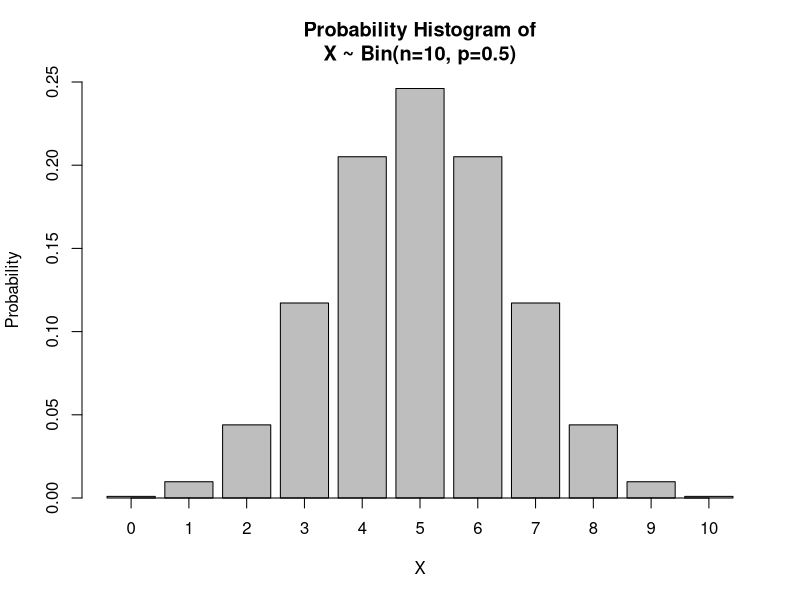
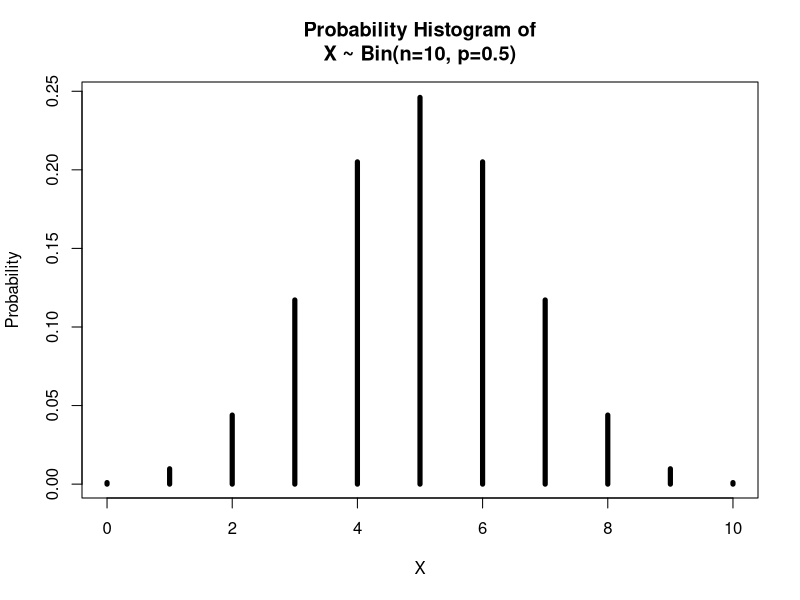
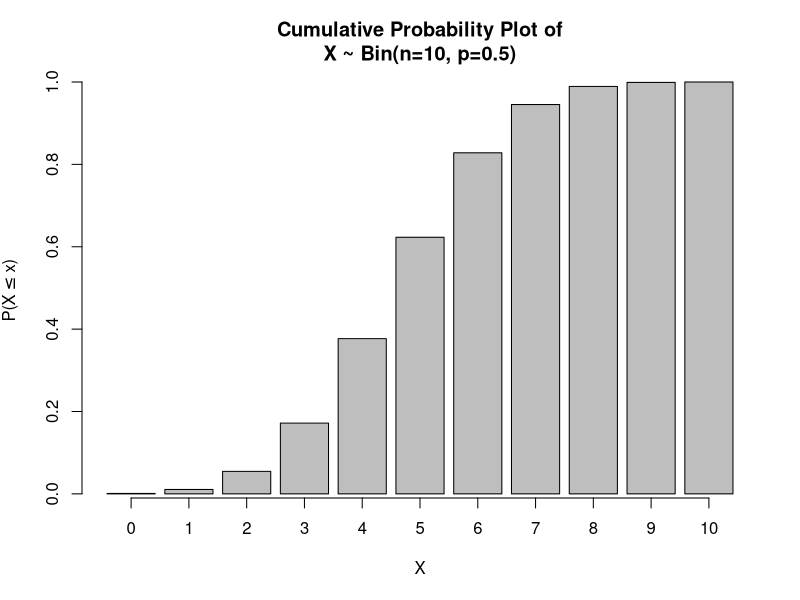
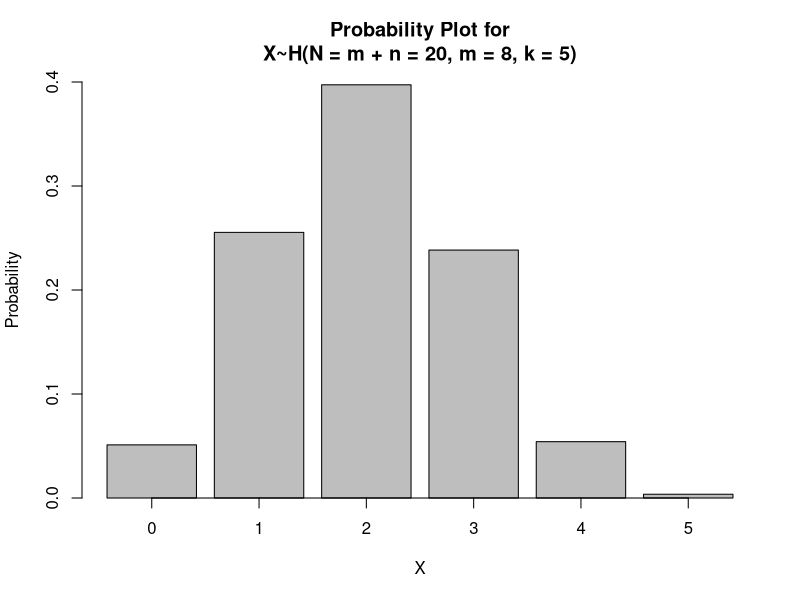
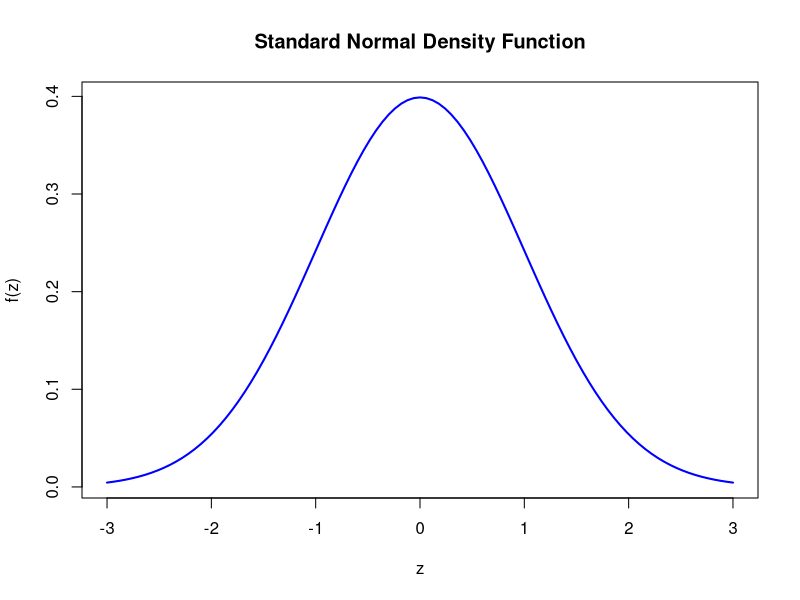
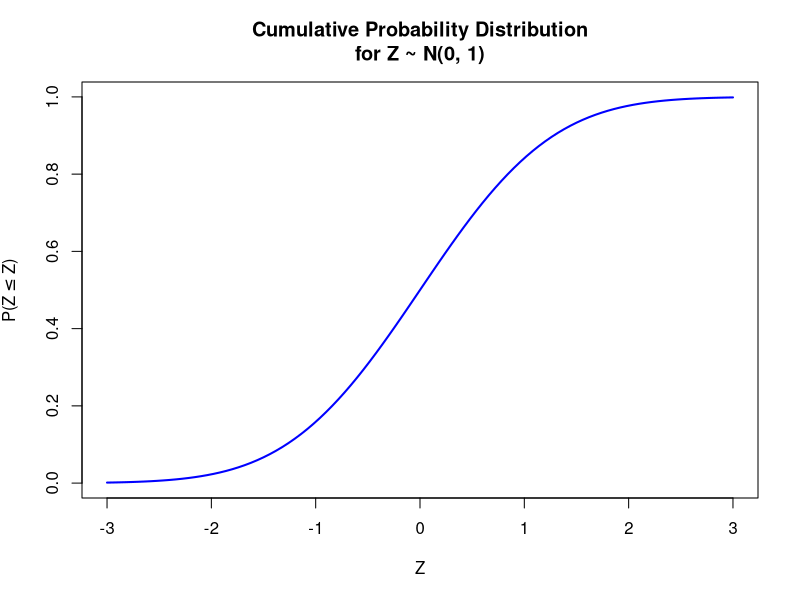
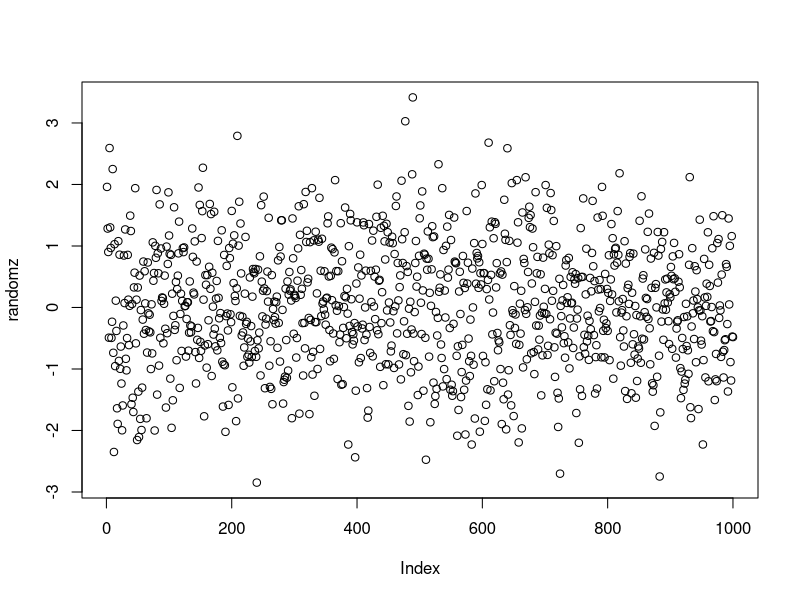
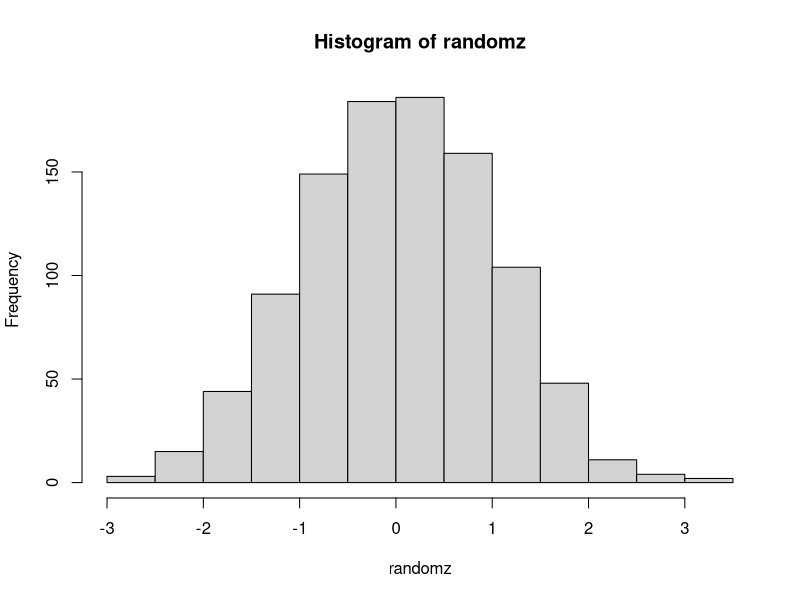

Generate these figures, in order, with R:
# Probability Distributions n' Stuff

# Binomial Distributions ----
# X ~ Bin(n=10, p=0.5)
# P(X = 4)
dbinom(x = 4, size = 10, prob = 0.5)

# P(3 < X <= 7)
b.result <- dbinom(x = 4:7, size = 10, prob = 0.5)
b.result
sum(b.result)

# Create a probability histogram of X
barplot(dbinom(0:10, size=10, prob=0.5),
        names.arg = 0:10,
        ylim = c(0, 0.25),
        axis.lty = 1,
        main = "Probability Histogram of\nX ~ Bin(n=10, p=0.5)",
        xlab = "X",
        ylab = "Probability"
        )

plot(0:10, dbinom(0:10, size=10, prob=0.5),
     type = "h",
     lwd = 5,
     main = "Probability Histogram of\nX ~ Bin(n=10, p=0.5)",
     xlab = "X",
     ylab = "Probability")

# P(X <= 4)
pbinom(q = 4, size = 10, prob = 0.5, lower.tail = TRUE)

# P(X > 4)
1 - pbinom(q = 4, size = 10, prob = 0.5, lower.tail = TRUE)
pbinom(q = 4, size = 10, prob = 0.5, lower.tail = FALSE)

# P(X < 8), which is the same as P(X <= 7)
pbinom(q = 7, size = 10, prob = 0.5, lower.tail = TRUE)

# P(2 < X < 7)
pbinom(q = 6, size = 10, prob = 0.8, lower.tail = TRUE) - pbinom(q = 2, size = 10, prob = 0.8, lower.tail = TRUE)

# Create a cumulative probability histogram of X n' stuff
barplot(pbinom(q = 0:10, size = 10, prob = 0.5, lower.tail = TRUE),
        names.arg = 0:10,
        main = "Cumulative Probability Plot of\nX ~ Bin(n=10, p=0.5)",
        xlab = "X",
        ylab = expression("P(X" <= "x)"),
        axis.lty = 1)

# Find x such that P(X <= x) = 0.05
qbinom(p = 0.05, size = 10, prob = 0.5, lower.tail = TRUE)

# Find the 80th percentile of X
qbinom(p = 0.8, size = 10, prob = 0.5, lower.tail = TRUE)

# Find IQR of X
qbinom(p = 0.75, size = 10, prob = 0.5, lower.tail = TRUE) - qbinom(p = 0.25, size = 10, prob = 0.5, lower.tail = TRUE)

# Generate random sample of size 100
set.seed(222)
rbinom(n = 100, size = 10, prob = 0.5)


# Doing some mean and stuff
n <- 10
p <- 0.5

mean.binom <- n*p
mean.binom

var.binom <- n*p*(1-p)
sd.binom <- sqrt(var.binom)
sd.binom

# Hypergeometric Stuff ----
# 20 balls, 8 white, 12 red. 5 Balls are drawn.
m <- 8
n <- 12
k <- 5

# Find probability of getting exactly 3 white balls
dhyper(x = 3, m = m, n = n, k = k)

# Find probability of getting at most 2 white balls
phyper(q = 2, m = m, n = n, k = k)

# Find probability of getting more than 3 white balls
phyper(q = 2, m = m, n = n, k = k, lower.tail = FALSE)

# Find mean and standard deviation of X
m.hyper <- k*m / (m+n) # mean
v.hyper <- k * (m / (m + n)) * (1 - m/(m+n)) * ((m+n-k)/(m+n-1)) # variance
s.hyper <- sqrt(v.hyper) # stdev

m.hyper
v.hyper
s.hyper

# Create a probability plot for X
barplot(dhyper(x = 0:5, m = m, n = n, k = k),
        main = "Probability Plot for\nX~H(N = m + n = 20, m = 8, k = 5)",
        names.arg = 0:5,
        xlab = "X",
        ylab = "Probability",
        axis.lty = 1,
        ylim = c(0, 0.4))

# Normal Distributions n' Stuff ----
# For Z ~ N(mean = 0, stdev = 1)

# Find f(z = -1)
dnorm(x = -1)

# Draw probability density curve Z from -3 to 3
curve(dnorm, from = -3, to = 3,
      main = "Standard Normal Density Function",
      xlab = "z", ylab = "f(z)",
      col = "blue", lwd = 2)

# Find P(-2 <= Z <= 1.4)
pnorm(q = 1.4) - pnorm(q = -2)

# Draw cumulative distribution function of Z
curve(pnorm, from = -3, to = 3,
      main = "Cumulative Probability Distribution\nfor Z ~ N(0, 1)",
      xlab = "Z", ylab = expression("P(Z" <= "Z)"),
      col = "blue", lwd =2)

# Find z such that P(Z < z) = 0.8
qnorm(0.8)

# Find z such that P(z<=Z<=0) = 0.325
qnorm(0.175)

# Find quartiles
qnorm(c(0.25, 0.5, 0.75))

# Generate random sample of 1000
set.seed(406)
randomz <- rnorm(1000)
randomz
summary(randomz)
plot(randomz)
hist(randomz)

# X ~ N (mean = 110, stdev = 13) ----
m <- 110
s <- 13
# Draw a Probability Density Curve from 65 to 155
plot(65:155, dnorm(65:155, mean = m, sd = s),
     type = "l",
     main = expression(paste("Normal Distribution with ", mu, " = 110, ", sigma, " = 13")),
     xlab = "X",
     ylab = "f(x)",
     lwd = 2,
     col = "blue")

abline(h = 0, col = "gray")

# Find P(X <= 100) and shade this region.
z <- seq(65, 100, length.out = 300)
fz <- dnorm(z, mean = m, sd = s)
polygon(c(65, z, 100), c(0, fz, 0), density=-1, col="magenta")

# Find P(120 <= X <= 135), and shade it.
z <- seq(120, 135, length.out = 300)
fz <- dnorm(z, mean = m, sd = s)
polygon(c(120, z, 135), c(0, fz, 0), density=-1, col="cyan")

text(x= 78, y = 0.017,
     labels = expression("P(X "<=" 100) = 0.2208782"))

text(x = 140, y = 0.017,
     labels = expression("P(120 "<=" X < 135) = 0.193643"))

arrows(c(80, 140), c(0.016, 0.016), c(90, 130), c(0.01, 0.01))

# Exponential Distributions ----
thisrange <- seq(0, 8, length.out = 125)
plot(thisrange, dexp(thisrange, rate = 1),
     type = "l",
     lty = 2,
     lwd = 3,
     col = "blue",
     xlim = c(0.3, 7.8),
     ylim = c(0, 1.7),
     xlab = "x",
     ylab = "f(x)")
lines(thisrange, dexp(thisrange, rate = 1.65),
      lty = 1,
      lwd = 3,
      col = "red")
lines(thisrange, dexp(thisrange, rate = 0.4),
      lty = 3,
      lwd = 3,
      col = "green")

legend(6.5, 1.6,
       legend = c(expression(paste(lambda, " = 1.65")), expression(paste(lambda, " = 1")), expression(paste(lambda, " = 0.4"))),
       lty = c(1, 2, 3),
       lwd = 3,
       col = c("red", "blue", "green"))

# Example Thingy
# Bridge Thingy; lambda = 1/6
# Plot the thingy over range (0, 40)
thisrange <- seq(0, 40, length.out = 150)
plot(thisrange, dexp(thisrange, 1/6),
     type = "l",
     main = expression(paste("Exponential Distribution with ", lambda, " = 1/6")),
     xlab = "x",
     ylab = "f(x)",
     lty = 1,
     lwd = 2,
     col = "blue")

# What is the probability of the stress range being:
# At least 2 MPa
pexp(2, 1/6, lower.tail = FALSE)
# At most 7 MPa
pexp(2, 7)
# Between 5 and 10 MPa. Shade this one.
pexp(10, 1/6) - pexp(5, 1/6)
shadex <- seq(5, 10, length.out = 100)
shadefx <- dexp(shadex, 1/6)
polygon(c(5, shadex, 10), c(0, shadefx, 0), density=-1, col="cyan2")
text(15, 0.1, "P(5 < X < 10) = 0.2457226")
arrows(10, 0.09, 8, 0.06)

# What value separates the highest 2% of the stress ranges from the remaining 98%?
qexp(0.98, 1/6)

# Find the median of the distribution
median(dexp(thisrange, 1/6))

# Find the mean and standard deviation
mean(dexp(thisrange, 1/6))
sd(dexp(thisrange, 1/6))

